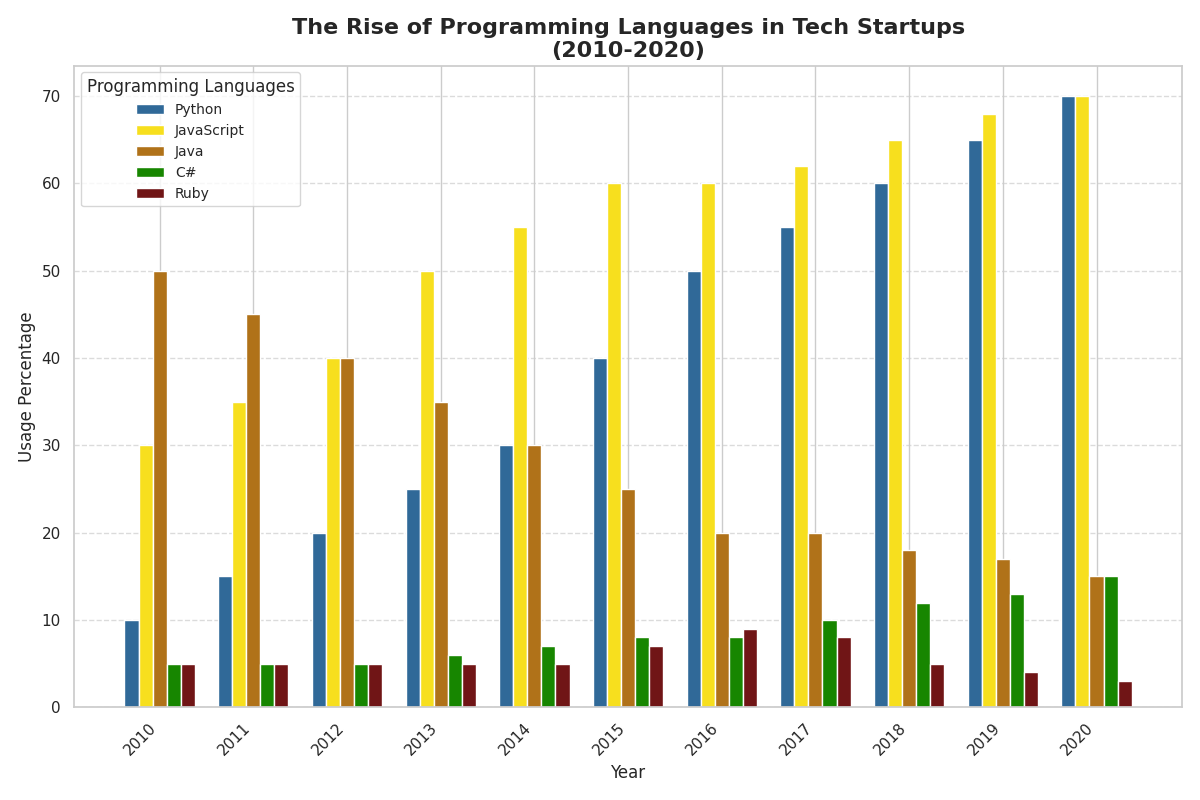

Recreate this plot in Python.
import matplotlib.pyplot as plt
import numpy as np

# Years from 2010 to 2020
years = np.arange(2010, 2021)

# Artificial data for programming language usage in percentages
python = np.array([10, 15, 20, 25, 30, 40, 50, 55, 60, 65, 70])
javascript = np.array([30, 35, 40, 50, 55, 60, 60, 62, 65, 68, 70])
java = np.array([50, 45, 40, 35, 30, 25, 20, 20, 18, 17, 15])
csharp = np.array([5, 5, 5, 6, 7, 8, 8, 10, 12, 13, 15])
ruby = np.array([5, 5, 5, 5, 5, 7, 9, 8, 5, 4, 3])

# Bar width
bar_width = 0.15

# Positions of bars on the x-axis
r1 = np.arange(len(years))
r2 = [x + bar_width for x in r1]
r3 = [x + bar_width for x in r2]
r4 = [x + bar_width for x in r3]
r5 = [x + bar_width for x in r4]

# Create a grouped bar chart
fig, ax = plt.subplots(figsize=(12, 8))

ax.bar(r1, python, color='#306998', width=bar_width, label='Python')
ax.bar(r2, javascript, color='#F7DF1E', width=bar_width, label='JavaScript')
ax.bar(r3, java, color='#b07219', width=bar_width, label='Java')
ax.bar(r4, csharp, color='#178600', width=bar_width, label='C#')
ax.bar(r5, ruby, color='#701516', width=bar_width, label='Ruby')

# Title and labels
ax.set_title('The Rise of Programming Languages in Tech Startups\n(2010-2020)', fontsize=16, fontweight='bold')
ax.set_xlabel('Year', fontsize=12)
ax.set_ylabel('Usage Percentage', fontsize=12)

# Customizing legend
ax.legend(loc='upper left', title='Programming Languages', fontsize=10, title_fontsize='12')

# Adjust x-axis labels for better readability
ax.set_xticks([r + 2*bar_width for r in range(len(years))])
ax.set_xticklabels(years, rotation=45, ha="right")

# Adding grid lines
ax.grid(axis='y', linestyle='--', alpha=0.7)

# Automatically adjust layout to prevent text cutoff
plt.tight_layout()

# Display the plot
plt.show()
